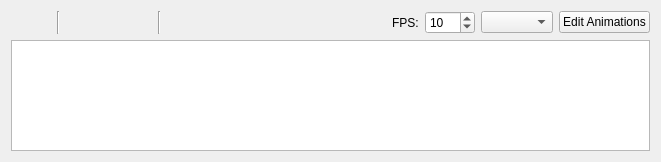
<?xml version="1.0" encoding="UTF-8"?>
<ui version="4.0">
 <class>AnimationDock</class>
 <widget class="QWidget" name="AnimationDock">
  <property name="geometry">
   <rect>
    <x>0</x>
    <y>0</y>
    <width>661</width>
    <height>162</height>
   </rect>
  </property>
  <property name="windowTitle">
   <string>Animation Dock</string>
  </property>
  <layout class="QGridLayout" name="gridLayout">
   <item row="0" column="10">
    <widget class="QSpinBox" name="fpsSpinBox">
     <property name="minimumSize">
      <size>
       <width>50</width>
       <height>0</height>
      </size>
     </property>
     <property name="minimum">
      <number>1</number>
     </property>
     <property name="maximum">
      <number>60</number>
     </property>
     <property name="value">
      <number>10</number>
     </property>
    </widget>
   </item>
   <item row="0" column="0">
    <widget class="QPushButton" name="playButton">
     <property name="text">
      <string/>
     </property>
     <property name="icon">
      <iconset theme="play">
       <normaloff>.</normaloff>.</iconset>
     </property>
     <property name="iconSize">
      <size>
       <width>24</width>
       <height>24</height>
      </size>
     </property>
     <property name="checkable">
      <bool>true</bool>
     </property>
     <property name="checked">
      <bool>false</bool>
     </property>
     <property name="flat">
      <bool>true</bool>
     </property>
    </widget>
   </item>
   <item row="0" column="2">
    <widget class="QPushButton" name="leftButton">
     <property name="text">
      <string/>
     </property>
     <property name="icon">
      <iconset theme="left">
       <normaloff>.</normaloff>.</iconset>
     </property>
     <property name="iconSize">
      <size>
       <width>24</width>
       <height>24</height>
      </size>
     </property>
     <property name="flat">
      <bool>true</bool>
     </property>
    </widget>
   </item>
   <item row="0" column="6">
    <widget class="QPushButton" name="addFrameButton">
     <property name="text">
      <string/>
     </property>
     <property name="icon">
      <iconset theme="frame-add">
       <normaloff>.</normaloff>.</iconset>
     </property>
     <property name="iconSize">
      <size>
       <width>24</width>
       <height>24</height>
      </size>
     </property>
     <property name="flat">
      <bool>true</bool>
     </property>
    </widget>
   </item>
   <item row="0" column="9">
    <widget class="QLabel" name="label">
     <property name="text">
      <string>FPS:</string>
     </property>
    </widget>
   </item>
   <item row="0" column="4">
    <widget class="Line" name="line_2">
     <property name="orientation">
      <enum>Qt::Vertical</enum>
     </property>
    </widget>
   </item>
   <item row="0" column="12">
    <widget class="QPushButton" name="editorPushButton">
     <property name="text">
      <string>Edit Animations</string>
     </property>
    </widget>
   </item>
   <item row="0" column="3">
    <widget class="QPushButton" name="rightButton">
     <property name="text">
      <string/>
     </property>
     <property name="icon">
      <iconset theme="right">
       <normaloff>.</normaloff>.</iconset>
     </property>
     <property name="iconSize">
      <size>
       <width>24</width>
       <height>24</height>
      </size>
     </property>
     <property name="flat">
      <bool>true</bool>
     </property>
    </widget>
   </item>
   <item row="1" column="0" colspan="13">
    <widget class="QListWidget" name="listWidget">
     <property name="iconSize">
      <size>
       <width>100</width>
       <height>100</height>
      </size>
     </property>
     <property name="flow">
      <enum>QListView::LeftToRight</enum>
     </property>
    </widget>
   </item>
   <item row="0" column="7">
    <widget class="QPushButton" name="deleteEmptyButton">
     <property name="text">
      <string/>
     </property>
     <property name="icon">
      <iconset theme="multiframe-delete">
       <normaloff>.</normaloff>.</iconset>
     </property>
     <property name="iconSize">
      <size>
       <width>24</width>
       <height>24</height>
      </size>
     </property>
     <property name="flat">
      <bool>true</bool>
     </property>
    </widget>
   </item>
   <item row="0" column="1">
    <widget class="Line" name="line">
     <property name="orientation">
      <enum>Qt::Vertical</enum>
     </property>
    </widget>
   </item>
   <item row="0" column="8">
    <spacer name="horizontalSpacer">
     <property name="orientation">
      <enum>Qt::Horizontal</enum>
     </property>
     <property name="sizeHint" stdset="0">
      <size>
       <width>40</width>
       <height>20</height>
      </size>
     </property>
    </spacer>
   </item>
   <item row="0" column="5">
    <widget class="QPushButton" name="deleteFrameButton">
     <property name="toolTip">
      <string>Delete Current Frame</string>
     </property>
     <property name="text">
      <string/>
     </property>
     <property name="icon">
      <iconset theme="frame-delete">
       <normaloff>.</normaloff>.</iconset>
     </property>
     <property name="iconSize">
      <size>
       <width>24</width>
       <height>24</height>
      </size>
     </property>
     <property name="flat">
      <bool>true</bool>
     </property>
    </widget>
   </item>
   <item row="0" column="11">
    <widget class="QComboBox" name="comboBox"/>
   </item>
  </layout>
 </widget>
 <resources/>
 <connections/>
</ui>
